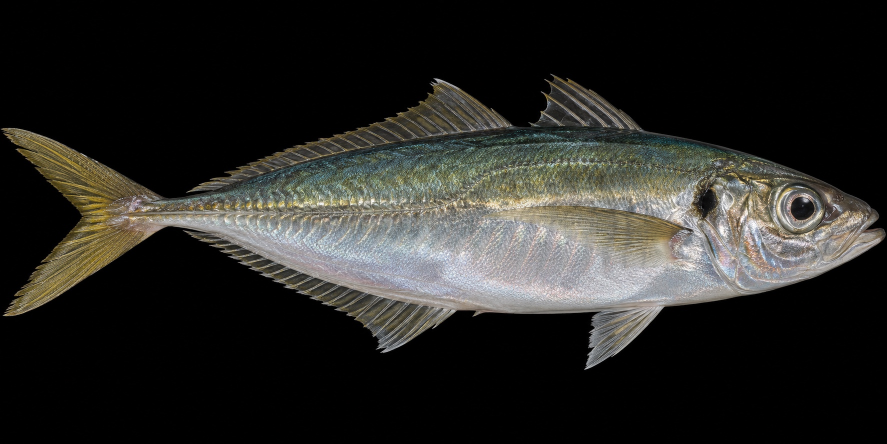
#> input picture undersea-rescue/assets/mackerel-skin.jpg, 1774 x 887 px (shown at 1/2 size)
$ python model_mackerel.py
#> lines starting #> are read from the running program, lines starting #| are printed output that depends on the picture; after the words box and inside, x2 and y2 are one past the last pixel; in counts of white or black regions, pixels touching at a corner belong together
### undersea-rescue/tools/fish_glb.py
import io, json, struct
import numpy as np

def silhouette(rgb):
    """Remove exterior backdrop while preserving enclosed pupils and dark markings."""
    from scipy.ndimage import binary_closing, binary_fill_holes
    value = rgb.max(axis=2).astype(float)
    interior = binary_fill_holes(binary_closing(value > 25, iterations=2))
    return np.where(interior, 255, np.clip((value - 16) * 12.75, 0, 255)).astype(np.uint8)


def write_fish(path,name,geom,norm,uv,tri,targets,image,pectoral=None):
    picture=io.BytesIO();image.save(picture,format='PNG',optimize=True)
    doc={'asset':{'version':'2.0'},'scene':0,'scenes':[{'nodes':[0]}],'nodes':[{'name':name,'mesh':0}],'bufferViews':[],'accessors':[]}
    blob=bytearray()
    def view(data):
        blob.extend(b'\0'*(-len(blob)%4));idx=len(doc['bufferViews']);doc['bufferViews'].append({'buffer':0,'byteOffset':len(blob),'byteLength':len(data)});blob.extend(data);return idx
    def acc(a,typ,t=5126):
        a=np.asarray(a,dtype='<f4' if t==5126 else '<u2')
        dim={'SCALAR':1,'VEC2':2,'VEC3':3}[typ];a=a.reshape(-1,dim)
        i=len(doc['accessors']);doc['accessors'].append({'bufferView':view(a.tobytes()),'componentType':t,'count':len(a),'type':typ,'min':a.min(axis=0).tolist(),'max':a.max(axis=0).tolist()});return i
    doc['materials']=[{'name':'Skin and fins','doubleSided':True,'alphaMode':'MASK','alphaCutoff':.35,'pbrMetallicRoughness':{'baseColorTexture':{'index':0},'metallicFactor':.15,'roughnessFactor':.42}}]
    doc['meshes']=[{'name':name,'weights':[0,0],'extras':{'targetNames':['Tail port','Tail starboard']},'primitives':[{'attributes':{'POSITION':acc(geom,'VEC3'),'NORMAL':acc(norm,'VEC3'),'TEXCOORD_0':acc(uv,'VEC2')},'indices':acc(tri,'SCALAR',5123),'material':0,'targets':[{'POSITION':acc(d,'VEC3')} for d in targets]}]}]
    if pectoral is not None:
        doc['meshes'][0]['primitives'][0]['attributes']['_PECTORAL']=acc(pectoral,'SCALAR')
    doc['animations']=[{'name':'Swim','samplers':[{'input':acc([0,.18,.36,.54,.72],'SCALAR'),'output':acc([0,0,1,0,0,0,0,1,0,0],'SCALAR')}],'channels':[{'sampler':0,'target':{'node':0,'path':'weights'}}]}]
    doc['images']=[{'mimeType':'image/png','bufferView':view(picture.getvalue())}];doc['textures']=[{'source':0}]
    doc['buffers']=[{'byteLength':len(blob)}];meta=json.dumps(doc,separators=(',',':')).encode();meta+=b' '*(-len(meta)%4);blob+=b'\0'*(-len(blob)%4)
    path.write_bytes(struct.pack('<4sII',b'glTF',2,28+len(meta)+len(blob))+struct.pack('<I4s',len(meta),b'JSON')+meta+struct.pack('<I4s',len(blob),b'BIN\0')+blob)

### undersea-rescue/tools/model_mackerel.py
"""Loft a fusiform fish from anatomical sections and attach separate ray fins."""
from pathlib import Path
import io, json, math, struct
import numpy as np
from PIL import Image
from fish_glb import write_fish, silhouette

root=Path(__file__).resolve().parents[1]/'assets'
im=Image.open(root/'mackerel-skin.jpg').convert('RGB')
#> im is the input picture: PIL image 1774x887 RGB; mean R, G, B 40.6, 40.1, 36.8
W,H=im.size
#> W = 1774; H = 887
# Coordinates refer to the 1774 x 887 lateral plate. Width controls body girth.
stations=np.array([(132,421,450,2),(204,401,453,6),(320,398,450,13),(410,381,463,18),(540,347,503,39),(710,313,553,66),(900,276,598,89),(1090,257,621,108),(1250,261,622,111),(1410,286,600,97),(1520,314,572,81),(1610,346,541,59),(1690,383,508,36),(1750,417,480,15),(1770,449,468,2)])
pos=[];uv=[];index=[]
def add(x,y,z):
    i=len(pos);pos.append(((x-910)/4000,(449-y)/4000,z/4000));uv.append((x/1774,y/887));return i
def face(a,b,c,d):index.extend([a,b,c,a,c,d])
for j,x in enumerate(np.linspace(132,1770,64)):
    top,bot,thick=[np.interp(x,stations[:,0],stations[:,k]) for k in (1,2,3)]
    for i in range(32):
        a=i*math.tau/32
        add(x,(top+bot)/2+(bot-top)/2*math.cos(a),thick*math.sin(a))
    if j:
        for i in range(32):
            a=(j-1)*32+i;b=(j-1)*32+(i+1)%32
            face(a,b,b+32,a+32)
# Thin curved surfaces with distinct tips, unlike a flat side-profile card.
def fan(origin,outline,depth,side=1):
#> called with origin = (316, 426, 0), side = 1
    center=add(*origin);prev=None
    for x,y in outline:
        cur=add(x,y,side*depth(x,y))
        if prev is not None:index.extend((center,prev,cur))
        prev=cur
fan((316,426,0),[(325,399),(235,354),(113,288),(5,258),(48,313),(136,395),(165,433),(112,496),(5,632),(38,626),(170,544),(268,477),(325,450)],lambda x,y:math.sin((x+y)/85)*3)
fan((720,320,0),[(371,386),(450,361),(573,320),(719,270),(825,224),(895,183),(858,159),(890,166),(975,211),(1020,253),(821,287),(583,345)],lambda x,y:3)
fan((1180,268,0),[(1057,255),(1093,223),(1106,151),(1135,162),(1229,218),(1281,260),(1177,270)],lambda x,y:2)
fan((752,563,0),[(379,459),(548,512),(775,600),(918,617),(850,665),(756,697),(756,673),(655,622),(516,550),(395,490)],lambda x,y:3)
fan((1255,622,0),[(1190,621),(1169,739),(1202,721),(1287,652),(1325,610)],lambda x,y:7)
for side in [-1,1]:
    fan((1369,456,side*96),[(1340,444),(1254,423),(1092,411),(936,424),(1018,453),(1119,482),(1228,486),(1338,469),(1340,444)],lambda x,y:98+(1360-x)*.09,side)
geom=np.array(pos)
tri=np.array(index).reshape((-1,3))
norm=np.zeros_like(geom)
# Loft has clockwise winding viewed from the outside.
tri[:(63*32*2)]=tri[:(63*32*2)][:,::-1]
for a,b,c in tri:
    n=np.cross(geom[b]-geom[a],geom[c]-geom[a]);norm[[a,b,c]]+=n
norm/=np.maximum(np.linalg.norm(norm,axis=1,keepdims=True),1e-10)
# Two tail deformation targets and an editable looping glTF animation.
tail=np.clip((.035-geom[:,0])/.25,0,1)**1.9
targets=[]
for sign in [-1,1]:
    d=np.zeros_like(geom);d[:,2]=sign*tail*.055;d[:,0]=tail*.008;targets.append(d)
# Black background around the fin outline becomes transparent.
rgb=np.asarray(im);alpha = silhouette(rgb)
#> in silhouette, `value = rgb.max(axis=2).astype(float)`:
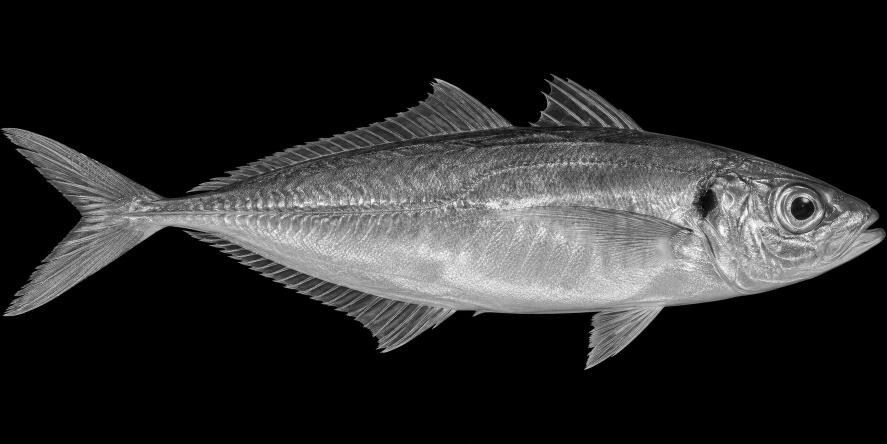
#> value: shape (887, 1774) float64 (shown at 1/2 size); min 0, max 255, mean 42
#> in silhouette, `interior = binary_fill_holes(binary_closing(value > 25, iterations=2))`:
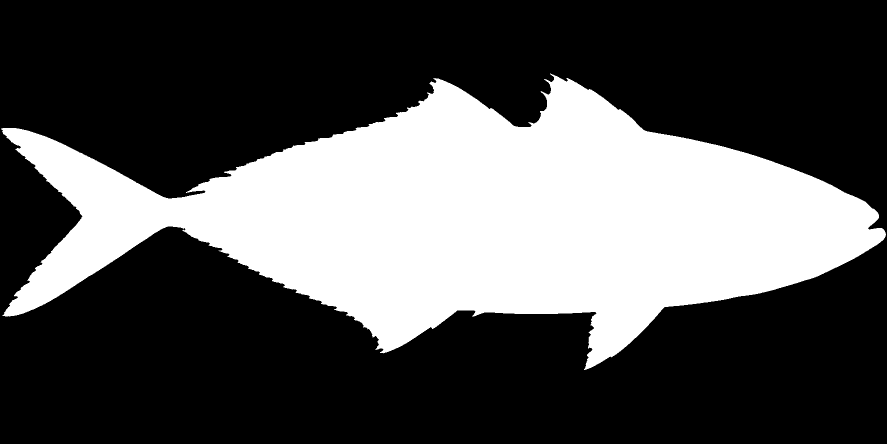
#> interior: shape (887, 1774) bool (shown at 1/2 size); 32.4% white; 1 white region, box (x1, y1, x2, y2) and area: (2, 147, 1772, 740) 510373
image=Image.fromarray(np.dstack((rgb,alpha)));image.thumbnail((1200,600))
#> after `image = Image.fromarray(np.dstack((rgb, alpha)))`:
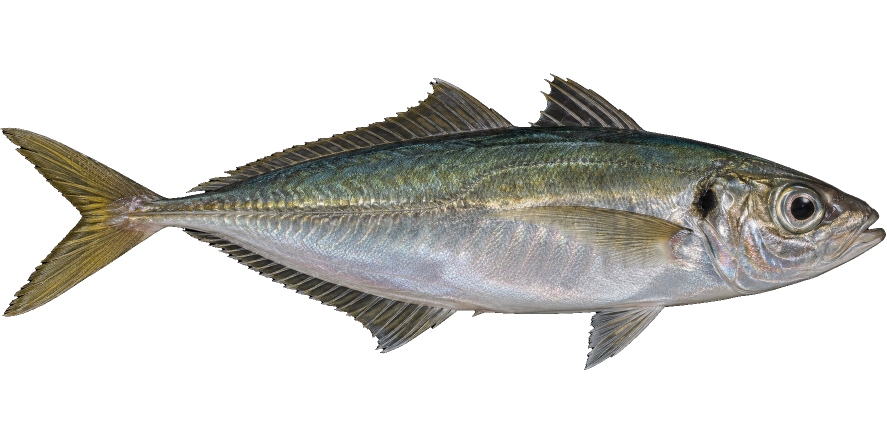
#> image: PIL image 1774x887 RGBA (shown at 1/2 size); mean R, G, B, A 40.6, 40.1, 36.8, 82.7; transparent parts drawn white
#> after `image.thumbnail((1200, 600))`:
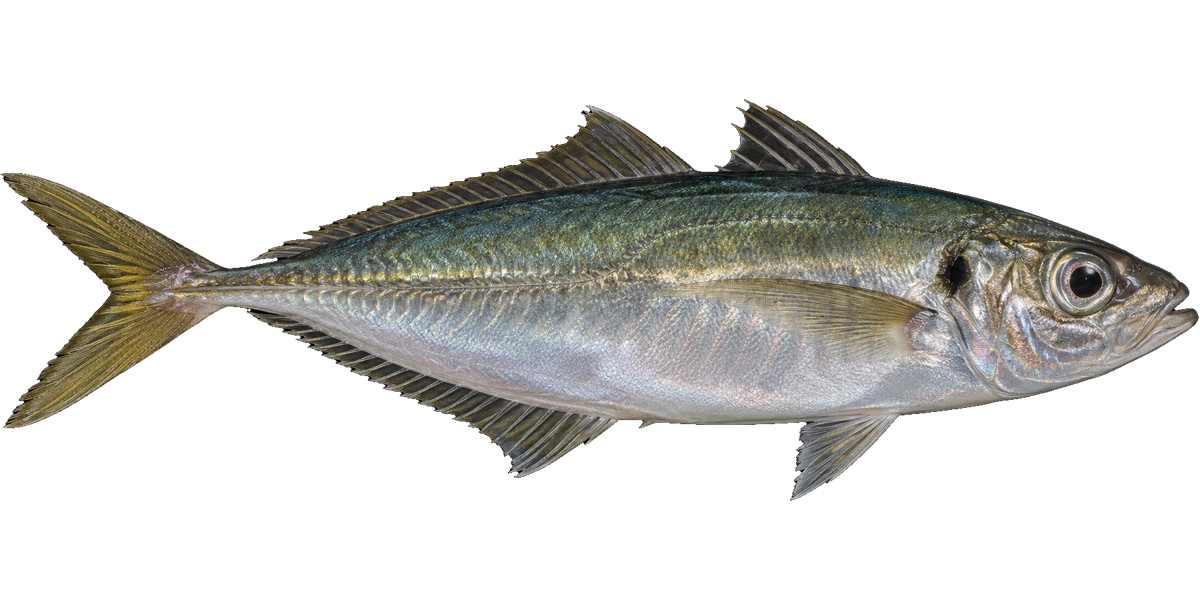
#> image: PIL image 1200x600 RGBA; mean R, G, B, A 40.7, 40.1, 36.8, 82.7; transparent parts drawn white
write_fish(root/'horse-mackerel.glb','Japanese horse mackerel',geom,norm,uv,tri,targets,image)
